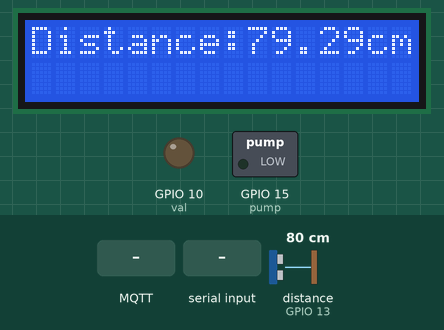
This sketch was run on a simulated ESP8266 (NodeMCU). Shown: 16×2 character LCD, switched loads named in the sketch (green lamp = pin HIGH), output pins drawn as LEDs (lit = HIGH). Wiring (inferred from the names in the program): ultrasonic range finder: trigger GPIO 12; echo GPIO 13. The test bench sets the inputs (shaded band); at power-on: distance to the obstacle (sensor on GPIO 13) 80 cm. The echo pulse lasts 58.3 µs per cm; WiFi joins after 1.5 s; servers stay silent unless stated; random numbers use the default seed unless the sketch sets one; no MQTT or app messages arrive unless stated; pins used as bus, display or sensor lines are not drawn; what the sketch prints to the serial monitor is not drawn.

Above: at 4.7 s.
4.8 s: MQTT message "a" arrives on the first subscribed topic
At 6.4 s:
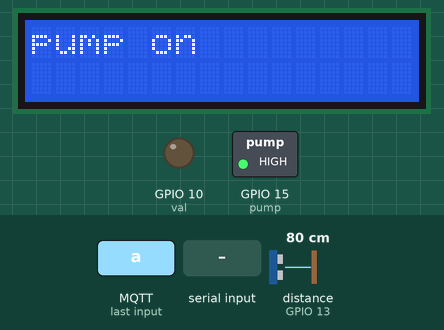
8.1 s: MQTT message "c" arrives on the first subscribed topic
At 9.5 s:
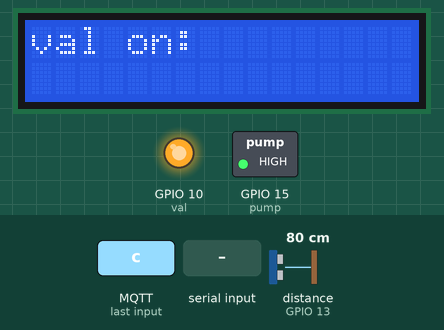
11.2 s: MQTT message "b" arrives on the first subscribed topic
At 12.2 s:
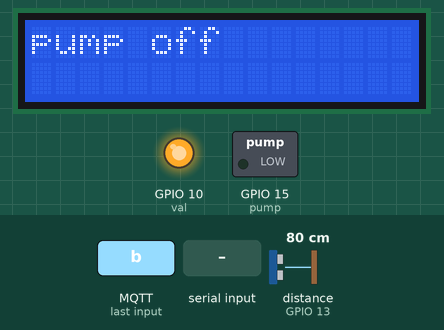
14.2 s: "a\n" received over Serial
At 15.5 s:
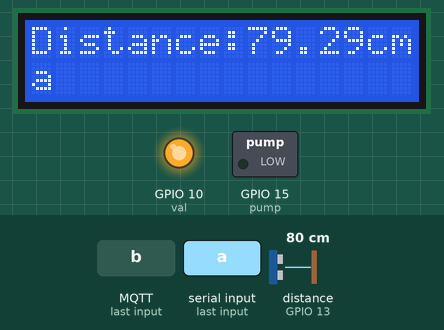
17.2 s: "b\n" received over Serial
At 18.3 s:
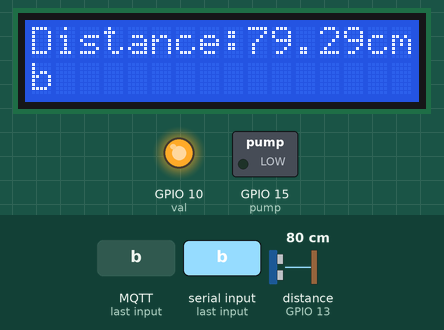
20.3 s: "c\n" received over Serial
At 21.6 s:
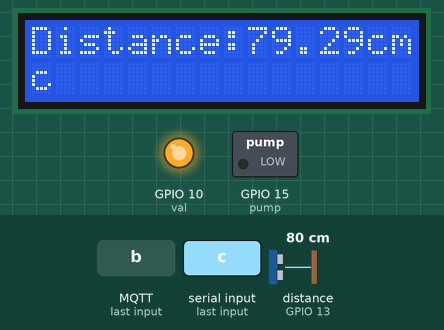
Timing chart, 0 to 23.3 s (numbered marks = the images above; inputs shaded):
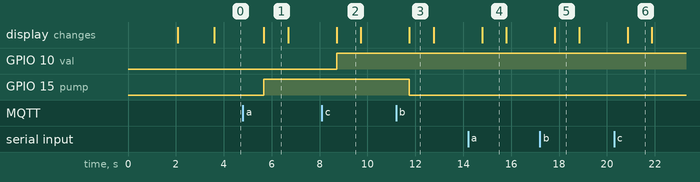

The sketch:

petrolbunk.ino
```cpp
#include <LiquidCrystal.h>
LiquidCrystal lcd(16, 5, 4, 0, 2, 14);
#include <ESP8266WiFi.h>
#include <PubSubClient.h>
#include<SoftwareSerial.h>
//SoftwareSerial rfid(15,13);
#define trigger 12
#define echo 13
#define pump 15
#define val 10
//#define sol 10
float time1 = 0, distance = 0;
const char* ssid = "Brinda";
const char* password = "bunna123";
const char* mqtt_server = "broker.mqttdashboard.com";
char a[20];
WiFiClient espClient;
PubSubClient client(espClient);
void setup()
{
  lcd.begin(16, 2);
  Serial.begin(9600);
  pinMode(trigger, OUTPUT);
  pinMode(pump, OUTPUT);

  pinMode(val, OUTPUT);
  pinMode(echo, INPUT);

  lcd.print(" Ultra sonic");
  lcd.setCursor(0, 1);
  lcd.print("Distance Meter");
  delay(2000);
  lcd.clear();
  //  rfid.begin(9600);
  setup_wifi();
  client.setServer(mqtt_server, 1883);
  client.setCallback(callback);
}
void setup_wifi() {

  delay(10);
  // We start by connecting to a WiFi network
  Serial.println();
  Serial.print("Connecting to ");
  Serial.println(ssid);

  WiFi.begin(ssid, password);///connecting router

  while (WiFi.status() != WL_CONNECTED) {
    delay(500);
    Serial.print(".");
  }

  randomSeed(micros());

  Serial.println("");
  Serial.println("WiFi connected");
  Serial.println("IP address: ");
  Serial.println(WiFi.localIP());
}

void callback(char* topic, byte* payload, unsigned int length) {

  Serial.print("Message arrived [");
  Serial.print(topic);
  Serial.print("] ");
  for (int i = 0; i < length; i++) {
    a[i] = ((char)payload[i]);
  }
  a[length] = '\0';
  Serial.println(a[0]);
  lcd.clear();
  if (a[0] == 'a')
  {
    //lcd.clear();
    lcd.print("pump on");
    Serial.println("pump on");
    digitalWrite(pump, HIGH);
  }
  else if (a[0] == 'b')
  { //lcd.clear();
    lcd.print("pump off");
    Serial.println("pump off");
    digitalWrite(pump, LOW);
  }
  else if (a[0] == 'c')
  {
    //lcd.clear();
    lcd.print("val on:");
    Serial.println("val on");
    digitalWrite(val, HIGH);
  }
  else if (a[0] == 'd')
  {
    // lcd.clear();
    lcd.print("val off");
    Serial.println("val off");
    analogWrite(val, LOW);
  }


}

void reconnect() {
  // Loop until we're reconnected
  while (!client.connected()) {
    Serial.print("Attempting MQTT connection...");
    // Create a random client ID
    String clientId = "ESP8266Client-";
    clientId += String(random(0xffff), HEX);
    // Attempt to connect
    if (client.connect(clientId.c_str())) {
      Serial.println("connected");
      // Once connected, publish an announcement...
      client.subscribe("slekin/pump");
      // ... and resubscribe

    } else {
      Serial.print("failed, rc=");
      //Serial.print(client.state());
      Serial.println(" try again in 5 seconds");
      // Wait 5 seconds before retrying
      delay(5000);
    }
  }
}
char dist[32];
void loop()
{
  lcd.clear();
  digitalWrite(trigger, LOW);
  delayMicroseconds(2);
  digitalWrite(trigger, HIGH);
  delayMicroseconds(10);
  digitalWrite(trigger, LOW);
  delayMicroseconds(2);
  time1 = pulseIn(echo, HIGH);
  distance = time1 * 340 / 20000;
  //int h=100;
  //distance=h-distance;
  lcd.clear();
  lcd.print("Distance:");
  lcd.print(distance);
  lcd.print("cm");
  String dis = String(distance);
  dis = "{\"loc\":1,\"val\":\"" + String(dis) + "\"}";
  dis.toCharArray(dist, 100);
  client.publish("slekin/distance", dist);

  if (!client.connected()) {
    reconnect();
  }
  client.loop();
  // Flame()
  if (Serial.available() > 0)
  {
    String card = Serial.readStringUntil('\n');
    char card1[100];

    card.toCharArray(card1, 32);
    client.publish("slekin/petrol", card1);
    Serial.println(card1);
    lcd.setCursor(0, 1);
    lcd.print(card1);
  }


  delay(1000);
}
```

Measured:
- after the input at 4.8 s, GPIO 15 (pump): LOW → HIGH after 0.87 s; the display: changes after 0.87 s (image 1)
- after the input at 8.1 s, GPIO 10 (val): LOW → HIGH after 0.61 s; the display: changes after 0.61 s (image 2)
- after the input at 11.2 s, GPIO 15 (pump): HIGH → LOW after 0.55 s; the display: changes after 0.55 s (image 3)
- after the input at 14.2 s, the display: changes after 0.59 s (image 4)
- after the input at 17.2 s, the display: changes after 0.62 s (image 5)
- after the input at 20.3 s, the display: changes after 0.56 s (image 6)
- what the display in image 1 shows lasts 1.0 s, from 5.7 s to 6.7 s
